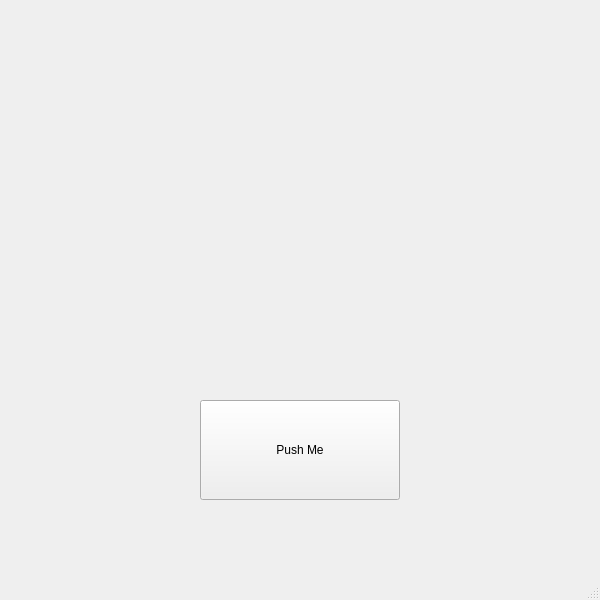
<?xml version="1.0" encoding="UTF-8"?>
<ui version="4.0">
 <class>MainWindow</class>
 <widget class="QMainWindow" name="MainWindow">
  <property name="geometry">
   <rect>
    <x>0</x>
    <y>0</y>
    <width>600</width>
    <height>600</height>
   </rect>
  </property>
  <property name="windowTitle">
   <string>MainWindow</string>
  </property>
  <widget class="QWidget" name="centralwidget">
   <widget class="QPushButton" name="pushButton">
    <property name="geometry">
     <rect>
      <x>200</x>
      <y>400</y>
      <width>200</width>
      <height>100</height>
     </rect>
    </property>
    <property name="text">
     <string>Push Me</string>
    </property>
   </widget>
   <widget class="QLabel" name="circle">
    <property name="geometry">
     <rect>
      <x>230</x>
      <y>190</y>
      <width>151</width>
      <height>20</height>
     </rect>
    </property>
    <property name="text">
     <string/>
    </property>
   </widget>
  </widget>
  <widget class="QMenuBar" name="menubar">
   <property name="geometry">
    <rect>
     <x>0</x>
     <y>0</y>
     <width>600</width>
     <height>20</height>
    </rect>
   </property>
  </widget>
  <widget class="QStatusBar" name="statusbar"/>
 </widget>
 <resources/>
 <connections/>
</ui>
